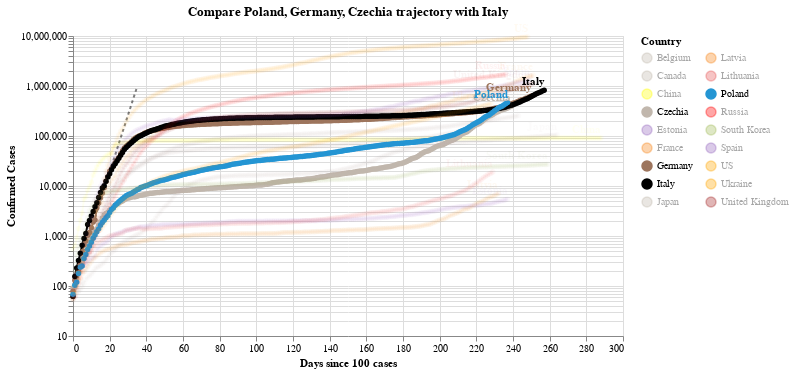

The notebook cell saved with this chart:
### Code cell
#hide_input
chart2 = make_since_chart(dff2,['Poland', 'Germany', 'Czechia'], baseline_countries)
chart2

### Figure 1 — Vega-Lite specification as saved in the notebook (floating-point values rounded to 4 significant figures; data arrays with more than 128 entries replaced by an {"elided": "..."} marker saying what was removed)
{"config": {"view": {"continuousWidth": 400, "continuousHeight": 300}}, "layer": [{"data": {"name": "data-628230001892d6798b50651be41d1b3e"}, "mark": {"type": "line", "color": "black", "opacity": 0.5, "strokeDash": [3, 3]}, "encoding": {"x": {"type": "quantitative", "field": "Days since 100 cases"}, "y": {"type": "quantitative", "field": "Confirmed Cases"}}}, {"data": {"name": "data-e0d4f63c07f1733d0fa15c80830dad52"}, "mark": {"type": "line", "point": true}, "encoding": {"color": {"type": "nominal", "field": "Country", "legend": {"columns": 2}, "scale": {"domain": ["Belgium", "Canada", "China", "Czechia", "Estonia", "France", "Germany", "Italy", "Japan", "Latvia", "Lithuania", "Poland", "Russia", "South Korea", "Spain", "US", "Ukraine", "United Kingdom"], "range": ["#C1B7AD", "#C1B7AD", "yellow", "#C1B7AD", "#9467bd", "#F58518", "#9D755D", "black", "#C1B7AD", "#F58518", "#E45756", "#2495D3", "red", "#A1BA59", "#9467bd", "orange", "orange", "brown"]}}, "opacity": {"condition": {"value": 1, "selection": "selector002"}, "value": 0.05}, "tooltip": [{"type": "nominal", "field": "Country"}, {"type": "temporal", "field": "Date"}, {"type": "quantitative", "field": "Confirmed Cases"}, {"type": "quantitative", "field": "Days since 100 cases"}], "x": {"type": "quantitative", "field": "Days since 100 cases"}, "y": {"type": "quantitative", "field": "Confirmed Cases", "scale": {"type": "log"}}}, "selection": {"selector002": {"type": "multi", "fields": ["Country"], "bind": "legend", "init": [{"Country": "Poland"}, {"Country": "Germany"}, {"Country": "Czechia"}, {"Country": "Italy"}]}}, "width": 550}, {"data": {"name": "data-e0d4f63c07f1733d0fa15c80830dad52"}, "mark": {"type": "text", "align": "right", "dy": -8, "fontWeight": "bold"}, "encoding": {"color": {"type": "nominal", "field": "Country", "legend": {"columns": 2}, "scale": {"domain": ["Belgium", "Canada", "China", "Czechia", "Estonia", "France", "Germany", "Italy", "Japan", "Latvia", "Lithuania", "Poland", "Russia", "South Korea", "Spain", "US", "Ukraine", "United Kingdom"], "range": ["#C1B7AD", "#C1B7AD", "yellow", "#C1B7AD", "#9467bd", "#F58518", "#9D755D", "black", "#C1B7AD", "#F58518", "#E45756", "#2495D3", "red", "#A1BA59", "#9467bd", "orange", "orange", "brown"]}}, "opacity": {"condition": {"value": 1, "selection": "selector002"}, "value": 0.05}, "text": {"type": "nominal", "field": "Country"}, "tooltip": [{"type": "nominal", "field": "Country"}, {"type": "temporal", "field": "Date"}, {"type": "quantitative", "field": "Confirmed Cases"}, {"type": "quantitative", "field": "Days since 100 cases"}], "x": {"type": "quantitative", "field": "Days since 100 cases"}, "y": {"type": "quantitative", "field": "Confirmed Cases", "scale": {"type": "log"}}}, "transform": [{"filter": "(datum['Date'] >= 1604534400000)"}], "width": 550}], "title": "Compare Poland, Germany, Czechia trajectory with Italy", "$schema": "https://vega.github.io/schema/vega-lite/v4.8.1.json", "datasets": {"data-628230001892d6798b50651be41d1b3e": [{"Days since 100 cases": 0, "Confirmed Cases": 100.0}, {"Days since 100 cases": 1, "Confirmed Cases": 130.0}, {"Days since 100 cases": 2, "Confirmed Cases": 169.0}, {"Days since 100 cases": 3, "Confirmed Cases": 219.7}, {"Days since 100 cases": 4, "Confirmed Cases": 285.6}, {"Days since 100 cases": 5, "Confirmed Cases": 371.3}, {"Days since 100 cases": 6, "Confirmed Cases": 482.7}, {"Days since 100 cases": 7, "Confirmed Cases": 627.5}, {"Days since 100 cases": 8, "Confirmed Cases": 815.7}, {"Days since 100 cases": 9, "Confirmed Cases": 1060.0}, {"Days since 100 cases": 10, "Confirmed Cases": 1379.0}, {"Days since 100 cases": 11, "Confirmed Cases": 1792.0}, {"Days since 100 cases": 12, "Confirmed Cases": 2330.0}, {"Days since 100 cases": 13, "Confirmed Cases": 3029.0}, {"Days since 100 cases": 14, "Confirmed Cases": 3937.0}, {"Days since 100 cases": 15, "Confirmed Cases": 5119.0}, {"Days since 100 cases": 16, "Confirmed Cases": 6654.0}, {"Days since 100 cases": 17, "Confirmed Cases": 8650.0}, {"Days since 100 cases": 18, "Confirmed Cases": 11250.0}, {"Days since 100 cases": 19, "Confirmed Cases": 14620.0}, {"Days since 100 cases": 20, "Confirmed Cases": 19000.0}, {"Days since 100 cases": 21, "Confirmed Cases": 24710.0}, {"Days since 100 cases": 22, "Confirmed Cases": 32120.0}, {"Days since 100 cases": 23, "Confirmed Cases": 41750.0}, {"Days since 100 cases": 24, "Confirmed Cases": 54280.0}, {"Days since 100 cases": 25, "Confirmed Cases": 70560.0}, {"Days since 100 cases": 26, "Confirmed Cases": 91730.0}, {"Days since 100 cases": 27, "Confirmed Cases": 119300.0}, {"Days since 100 cases": 28, "Confirmed Cases": 155000.0}, {"Days since 100 cases": 29, "Confirmed Cases": 201500.0}, {"Days since 100 cases": 30, "Confirmed Cases": 262000.0}, {"Days since 100 cases": 31, "Confirmed Cases": 340600.0}, {"Days since 100 cases": 32, "Confirmed Cases": 442800.0}, {"Days since 100 cases": 33, "Confirmed Cases": 575600.0}, {"Days since 100 cases": 34, "Confirmed Cases": 748300.0}, {"Days since 100 cases": 35, "Confirmed Cases": 972800.0}], "data-e0d4f63c07f1733d0fa15c80830dad52": {"elided": "4461 records"}}}
